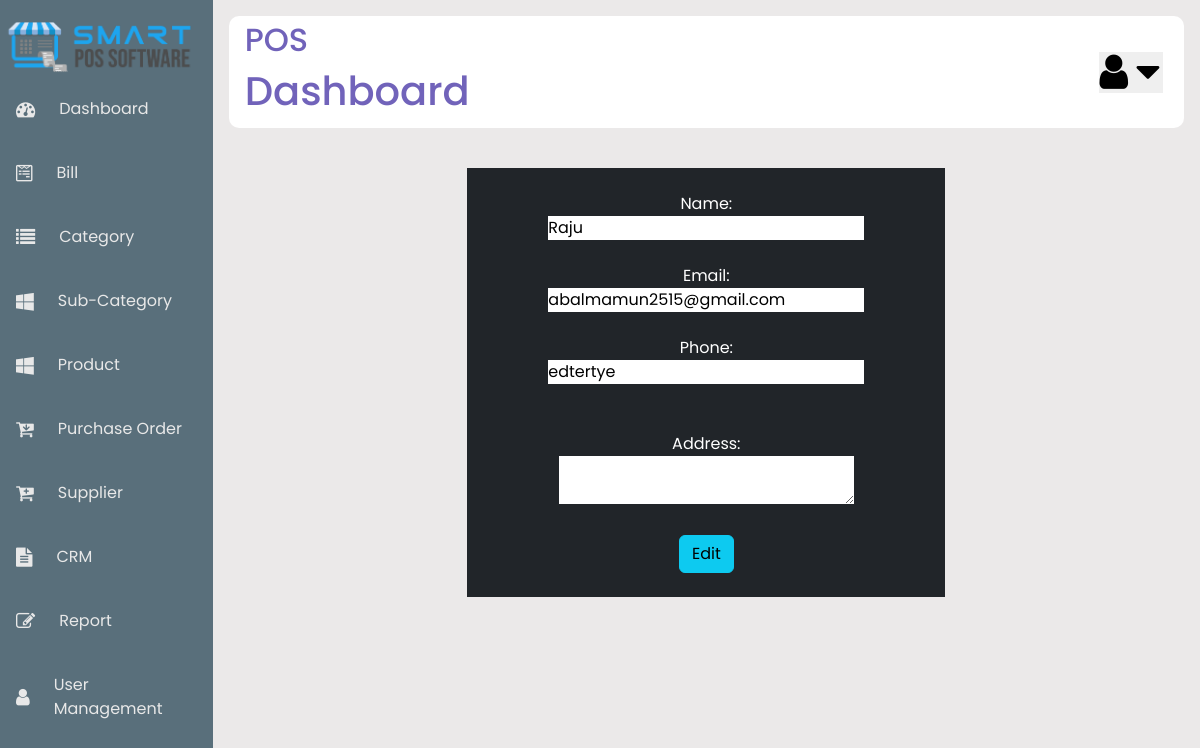
The page /edit_supplier.php?id=1 on the database its author committed.
### tables this page shows
CREATE TABLE `suppliers` (
  `id` int(11) NOT NULL,
  `name` varchar(120) DEFAULT NULL,
  `email` varchar(100) DEFAULT NULL,
  `phone` varchar(50) DEFAULT NULL,
  `address` varchar(200) DEFAULT NULL
);

### edit_supplier.php (the view, shortened to what this page needs)
<?php
    include("includes/header.php");
    include("includes/sidebar.php");
    include("includes/nav.php");
?>
<?php
$conn = mysqli_connect('localhost','root','','pos_project');
if ($_GET['id']){
    $getid = $_GET['id'];
   $sql = "SELECT * FROM suppliers WHERE id=$getid";
   $query = mysqli_query($conn, $sql);
   $data = mysqli_fetch_assoc($query);
   $id = $data['id'];
   $name = $data['name'];
   $email = $data['email'];
   $phone = $data['phone'];
   $address = $data['address'];
}
?>
<head>
<link href="https://cdn.jsdelivr.net/npm/bootstrap@5.3.3/dist/css/bootstrap.min.css" rel="stylesheet">
</head>
   <div class="container">
   <center>
    <div class="row">
        <div class="col-sm-3"></div>
        <div class="col-sm-6 pt-4 mt-4 bg-dark text-white ">
    <form action="<?php echo $_SERVER['PHP_SELF']?>" method="POST">
        Name:<br>
        <input type ="text" name ="name" value="<?php echo $name ?>"><br><br>
        Email:<br>
        <input type ="text" name ="email" value="<?php echo $email ?>"><br><br>
        Phone:<br>
        <input type ="text" name ="phone" value="<?php echo $phone ?>"><br><br>
        <input type ="text" name ="id" value =" <?php echo $id ?>" hidden><br>
        Address:<br>
        <textarea name="address" id="" value="<?php echo $address ?>"></textarea><br><br>
        <input type ="submit" name ="edit" value="Edit" class="btn btn-info"><br><br>
    </form>
    </div>
        <div class="col-sm-3"></div>
    </div>
    </center>
   </div>
<?php
    include("includes/footer.php");

### style.css (style rules this page uses)
* { margin: 0; padding: 0; border: none; outline: none; box-sizing: border-box; font-family: 'Poppins', sans-serif; }
body { display: flex; }

### rows shown on the page
suppliers: name "Raju", email "abalmamun2515@gmail.com", phone "edtertye"
